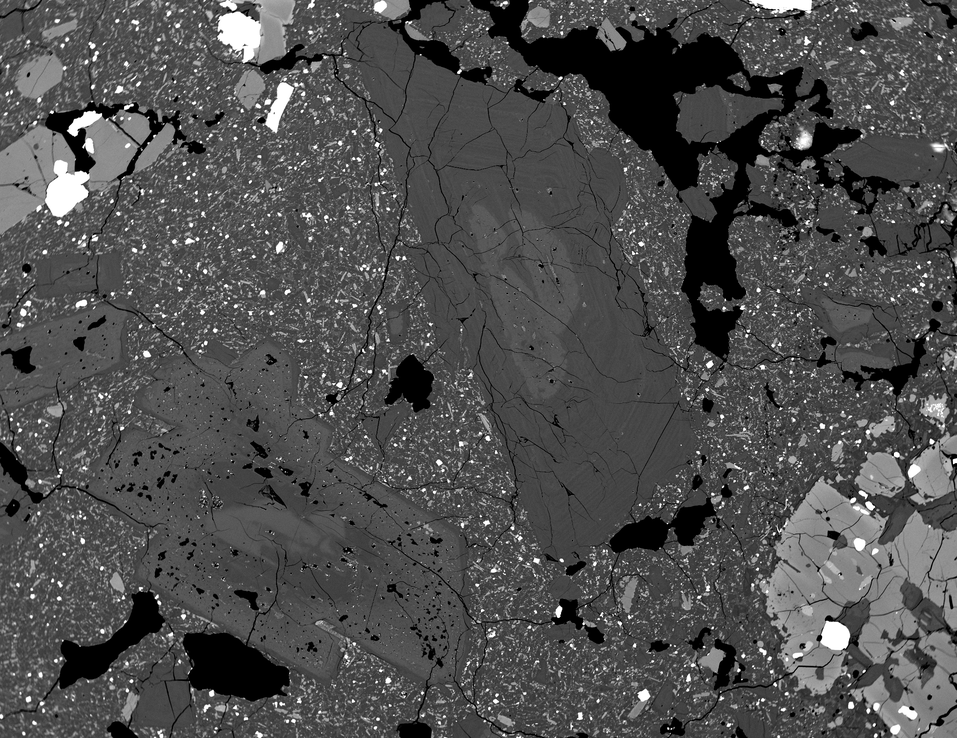
#> input picture ImageProcessing/data/1947-1_plg6.png, 957 x 738 px, shrunk from 2368 x 1826 before the run, found by its file name
$ python try_pil_save.py
#> lines starting #> are read from the running program, lines starting #| are printed output that depends on the picture; after the words box and inside, x2 and y2 are one past the last pixel; in counts of white or black regions, pixels touching at a corner belong together
import matplotlib
import matplotlib.pyplot as plt
import os
from skimage import io
import numpy as np
# np.set_printoptions(threshold=np.inf)
import copy
import oct2py
from PIL import Image

from skimage.color import rgb2gray
from skimage import img_as_ubyte
from skimage import img_as_uint
import warnings
from skimage.morphology import disk

import skimage.morphology as morph
from skimage.filters import rank

data_dir = '/home/long/PycharmProjects/EOS/ImageProcessing/data/'
code_dir = '/home/long/PycharmProjects/EOS/ImageProcessing/'
filename = os.path.join(data_dir, '1947-1_plg6.png')
def masking(np_image, mask_num):
    np_bw = copy.copy(np_image)
    mask = np_bw > mask_num
    print("mask", mask)
   # np.savetxt("mask.csv", mask, delimiter=",")

    np_bw[mask] = 255
    print("image_mask", np_bw)
    #np.savetxt("image_mask.csv", np_bw, delimiter=",")
    # print (image_bw)
    # image_mask = rgb2gray(image_mask)

    io.imshow(np_bw)
    io.show()
    return np_bw


image = np.asarray(Image.open(filename))
#> image is the input picture: shape (738, 957); min 0, max 255, mean 78.7
im_masked = masking (image, 5)
#> in masking, `mask = np_bw > mask_num`:
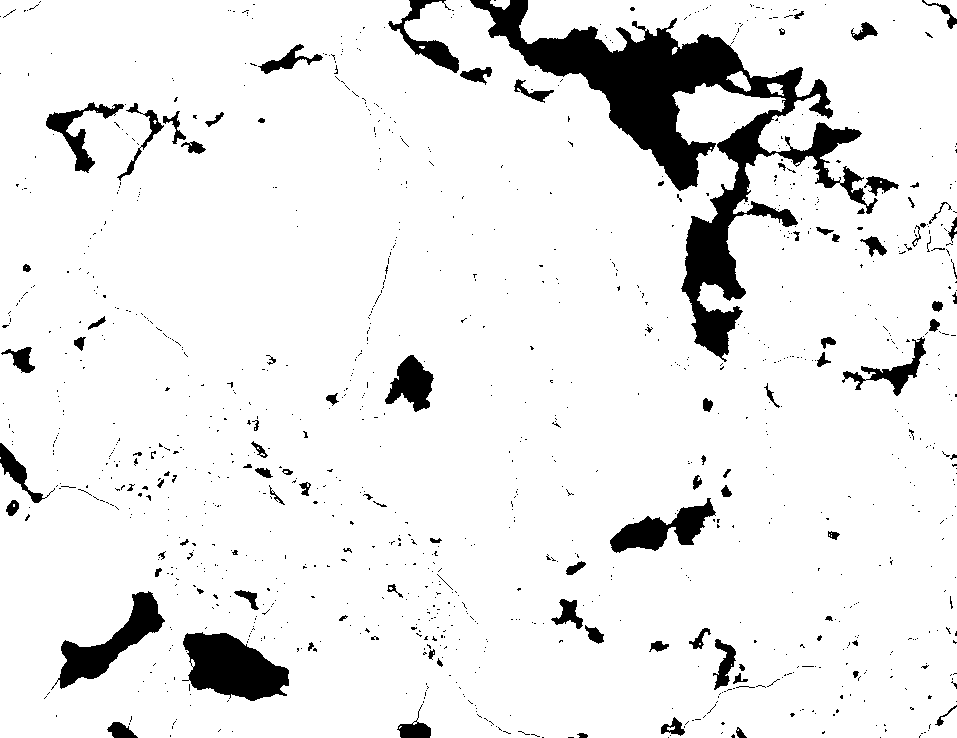
#> mask: shape (738, 957) bool; 91.7% white; 1127 black regions (1023 under 20 px), largest, box (x1, y1, x2, y2) and area: (470, 0, 878, 362) 28681, (182, 632, 289, 701) 4850, (51, 591, 165, 690) 3391
#> (printed output is left out)
#> (printed output is left out)
image_masked = Image.fromarray(im_masked)
image_masked.save(fp = "masked_image.png")

image2 = Image.open("masked_image.png")
io.imshow(np.asarray(image2))
io.show()
